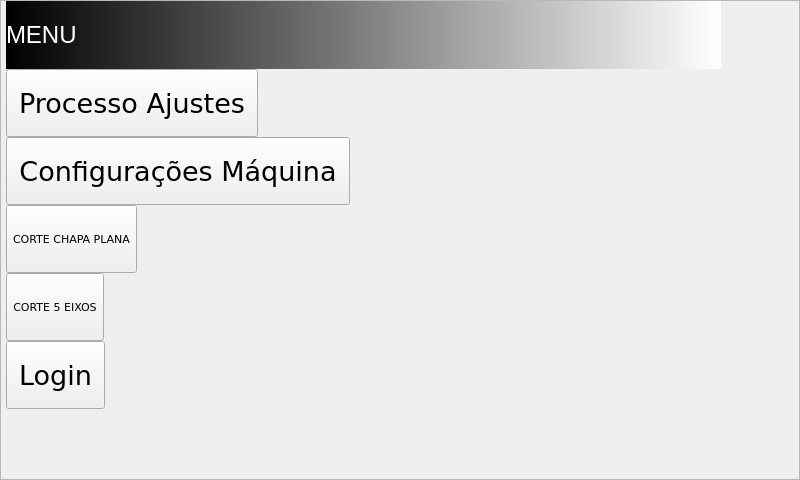
<?xml version="1.0" encoding="UTF-8"?>
<ui version="4.0">
 <class>Form</class>
 <widget class="QWidget" name="Form">
  <property name="geometry">
   <rect>
    <x>0</x>
    <y>0</y>
    <width>800</width>
    <height>480</height>
   </rect>
  </property>
  <property name="sizePolicy">
   <sizepolicy hsizetype="Ignored" vsizetype="Ignored">
    <horstretch>0</horstretch>
    <verstretch>0</verstretch>
   </sizepolicy>
  </property>
  <property name="font">
   <font>
    <family>DejaVu Sans</family>
    <pointsize>8</pointsize>
    <weight>50</weight>
    <italic>false</italic>
    <bold>false</bold>
   </font>
  </property>
  <property name="windowTitle">
   <string>Form</string>
  </property>
  <property name="styleSheet">
   <string notr="true">font:8pt &quot;DejaVu Sans&quot;;</string>
  </property>
  <property name="TopPage" stdset="0">
   <cstring></cstring>
  </property>
  <property name="Resizeable" stdset="0">
   <bool>false</bool>
  </property>
  <layout class="QVBoxLayout" name="verticalLayout" stretch="0,0">
   <property name="spacing">
    <number>0</number>
   </property>
   <property name="margin">
    <number>0</number>
   </property>
   <item>
    <layout class="QHBoxLayout" name="horizontalLayout_2">
     <property name="spacing">
      <number>0</number>
     </property>
     <property name="margin">
      <number>0</number>
     </property>
    </layout>
   </item>
   <item>
    <widget class="QScrollArea" name="scrollArea">
     <property name="widgetResizable">
      <bool>true</bool>
     </property>
     <property name="PasswordLevel" stdset="0">
      <number>0</number>
     </property>
     <property name="Hide" stdset="0">
      <bool>true</bool>
     </property>
     <widget class="QWidget" name="scrollAreaWidgetContents">
      <property name="geometry">
       <rect>
        <x>0</x>
        <y>0</y>
        <width>796</width>
        <height>474</height>
       </rect>
      </property>
      <property name="layoutDirection">
       <enum>Qt::LeftToRight</enum>
      </property>
      <layout class="QVBoxLayout" name="verticalLayout_3">
       <property name="spacing">
        <number>0</number>
       </property>
       <property name="leftMargin">
        <number>5</number>
       </property>
       <property name="topMargin">
        <number>0</number>
       </property>
       <property name="rightMargin">
        <number>5</number>
       </property>
       <property name="bottomMargin">
        <number>0</number>
       </property>
       <item>
        <widget class="QHmiLabel" name="qHmiLabel">
         <property name="minimumSize">
          <size>
           <width>0</width>
           <height>50</height>
          </size>
         </property>
         <property name="maximumSize">
          <size>
           <width>715</width>
           <height>16777215</height>
          </size>
         </property>
         <property name="font">
          <font>
           <family>MS Shell Dlg 2</family>
           <pointsize>18</pointsize>
           <weight>50</weight>
           <italic>false</italic>
           <bold>false</bold>
          </font>
         </property>
         <property name="styleSheet">
          <string notr="true">font: 18pt &quot;MS Shell Dlg 2&quot;;
background-color: qlineargradient(spread:pad, x1:0, y1:0, x2:1, y2:0, stop:0 rgba(0, 0, 0, 255), stop:1 rgba(255, 255, 255, 255));
color: rgb(255, 255, 255);</string>
         </property>
         <property name="text">
          <string>MENU</string>
         </property>
         <property name="alignment">
          <set>Qt::AlignLeading|Qt::AlignLeft|Qt::AlignVCenter</set>
         </property>
         <property name="PasswordLevel" stdset="0">
          <number>0</number>
         </property>
         <property name="Hide" stdset="0">
          <bool>true</bool>
         </property>
        </widget>
       </item>
       <item>
        <widget class="QHmiLinkPage" name="QHmiLinkPage_7">
         <property name="minimumSize">
          <size>
           <width>0</width>
           <height>50</height>
          </size>
         </property>
         <property name="maximumSize">
          <size>
           <width>16777215</width>
           <height>80</height>
          </size>
         </property>
         <property name="font">
          <font>
           <family>DejaVu Sans</family>
           <pointsize>20</pointsize>
           <weight>50</weight>
           <italic>false</italic>
           <bold>false</bold>
          </font>
         </property>
         <property name="styleSheet">
          <string notr="true">font: 20pt &quot;DejaVu Sans&quot;;
</string>
         </property>
         <property name="text">
          <string>Processo Ajustes</string>
         </property>
         <property name="destinationPage">
          <cstring>parGen.ui</cstring>
         </property>
         <property name="PasswordLevel" stdset="0">
          <number>0</number>
         </property>
         <property name="Hide" stdset="0">
          <bool>true</bool>
         </property>
         <property name="Align left" stdset="0">
          <bool>true</bool>
         </property>
        </widget>
       </item>
       <item>
        <widget class="QHmiLinkPage" name="QHmiLinkPage_6">
         <property name="minimumSize">
          <size>
           <width>0</width>
           <height>50</height>
          </size>
         </property>
         <property name="maximumSize">
          <size>
           <width>16777215</width>
           <height>80</height>
          </size>
         </property>
         <property name="font">
          <font>
           <family>DejaVu Sans</family>
           <pointsize>20</pointsize>
           <weight>50</weight>
           <italic>false</italic>
           <bold>false</bold>
          </font>
         </property>
         <property name="styleSheet">
          <string notr="true">font: 20pt &quot;DejaVu Sans&quot;;
</string>
         </property>
         <property name="text">
          <string>Configurações Máquina</string>
         </property>
         <property name="destinationPage">
          <cstring>parTaf.ui</cstring>
         </property>
         <property name="PasswordLevel" stdset="0">
          <number>1</number>
         </property>
         <property name="Hide" stdset="0">
          <bool>true</bool>
         </property>
         <property name="Align left" stdset="0">
          <bool>true</bool>
         </property>
        </widget>
       </item>
       <item>
        <widget class="QHmiLinkPage" name="QHmiLinkPage">
         <property name="minimumSize">
          <size>
           <width>0</width>
           <height>50</height>
          </size>
         </property>
         <property name="maximumSize">
          <size>
           <width>16777215</width>
           <height>80</height>
          </size>
         </property>
         <property name="styleSheet">
          <string notr="true">font: 20pt &quot;DejaVu Sans&quot;;</string>
         </property>
         <property name="text">
          <string>CORTE CHAPA PLANA</string>
         </property>
         <property name="destinationPage">
          <cstring>default_corte2d.ui</cstring>
         </property>
         <property name="stateField">
          <cstring>CONF1_G_B_CORTE_2D</cstring>
         </property>
         <property name="PasswordLevel" stdset="0">
          <number>0</number>
         </property>
         <property name="Hide" stdset="0">
          <bool>false</bool>
         </property>
         <property name="Align left" stdset="0">
          <bool>true</bool>
         </property>
        </widget>
       </item>
       <item>
        <widget class="QHmiLinkPage" name="QHmiLinkPage_2">
         <property name="minimumSize">
          <size>
           <width>0</width>
           <height>50</height>
          </size>
         </property>
         <property name="maximumSize">
          <size>
           <width>16777215</width>
           <height>80</height>
          </size>
         </property>
         <property name="styleSheet">
          <string notr="true">font: 20pt &quot;DejaVu Sans&quot;;</string>
         </property>
         <property name="text">
          <string>CORTE 5 EIXOS</string>
         </property>
         <property name="destinationPage">
          <cstring>default_corte_6axes.ui</cstring>
         </property>
         <property name="stateField">
          <cstring>CONF1_G_B_CORTE_5D</cstring>
         </property>
         <property name="PasswordLevel" stdset="0">
          <number>999</number>
         </property>
         <property name="Hide" stdset="0">
          <bool>true</bool>
         </property>
         <property name="Align left" stdset="0">
          <bool>true</bool>
         </property>
        </widget>
       </item>
       <item>
        <widget class="QHmiLinkPage" name="QHmiLinkPage_4">
         <property name="minimumSize">
          <size>
           <width>0</width>
           <height>50</height>
          </size>
         </property>
         <property name="maximumSize">
          <size>
           <width>16777215</width>
           <height>80</height>
          </size>
         </property>
         <property name="font">
          <font>
           <family>DejaVu Sans</family>
           <pointsize>20</pointsize>
           <weight>50</weight>
           <italic>false</italic>
           <bold>false</bold>
          </font>
         </property>
         <property name="styleSheet">
          <string notr="true">font: 20pt &quot;DejaVu Sans&quot;;</string>
         </property>
         <property name="text">
          <string>Login</string>
         </property>
         <property name="destinationPage">
          <cstring>@Login</cstring>
         </property>
         <property name="PasswordLevel" stdset="0">
          <number>0</number>
         </property>
         <property name="Hide" stdset="0">
          <bool>true</bool>
         </property>
         <property name="Align left" stdset="0">
          <bool>true</bool>
         </property>
        </widget>
       </item>
       <item>
        <spacer name="verticalSpacer">
         <property name="orientation">
          <enum>Qt::Vertical</enum>
         </property>
         <property name="sizeType">
          <enum>QSizePolicy::Preferred</enum>
         </property>
         <property name="sizeHint" stdset="0">
          <size>
           <width>20</width>
           <height>70</height>
          </size>
         </property>
        </spacer>
       </item>
      </layout>
     </widget>
    </widget>
   </item>
  </layout>
 </widget>
 <customwidgets>
  <customwidget>
   <class>QHmiLabel</class>
   <extends>QLabel</extends>
   <header>qhmilabel.h</header>
  </customwidget>
  <customwidget>
   <class>QHmiLinkPage</class>
   <extends>QToolButton</extends>
   <header>QHmiLinkPage.h</header>
  </customwidget>
 </customwidgets>
 <resources/>
 <connections/>
</ui>
